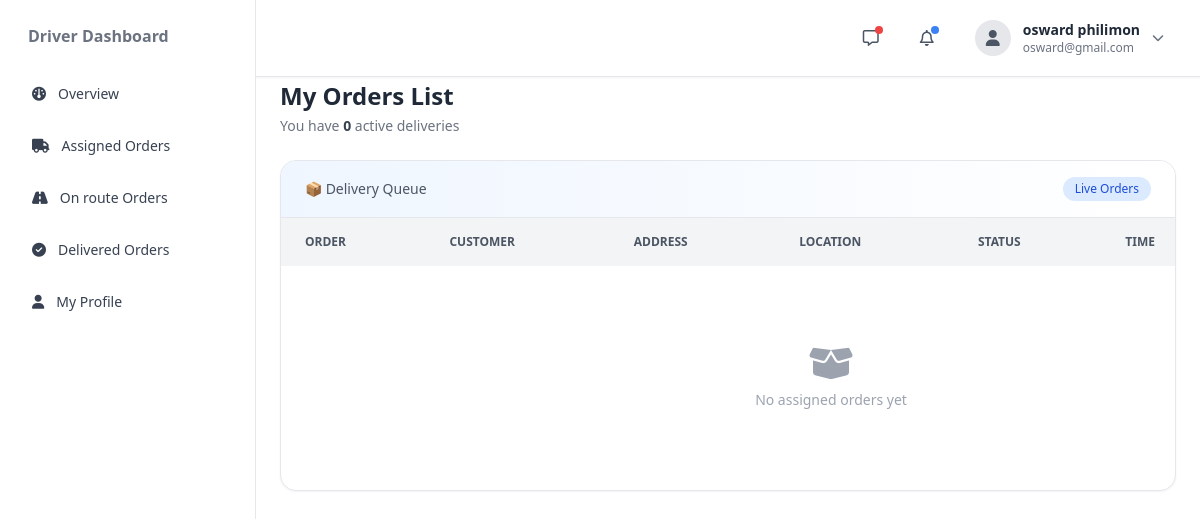
Screenshot of /orders/driver/orders/on-route/ (signed in) with the database file from the repository.
### accounts/models.py (models this page shows)
class User(AbstractUser):
    username = None
    email = models.EmailField(unique=True)
    first_name = models.CharField(max_length=150)
    last_name = models.CharField(max_length=150)
    phone = models.CharField(max_length=20, blank=True, null=True)
    ROLE_CHOICES = (
        ('ADMIN', 'Admin'),
        ('CUSTOMER', 'Customer'),
        ('DRIVER', 'Driver'),
    )
    role = models.CharField(
        max_length=20,
        choices=ROLE_CHOICES,
        default='CUSTOMER'
    )
    license_number = models.CharField(max_length=100, blank=True, null=True)
    vehicle_number = models.CharField(max_length=100, blank=True, null=True)
    vehicle_name = models.CharField(
            max_length=150,
            blank=True,
            null=True
        )
    VEHICLE_TYPES = (
        ("TRUCK", "Truck"),
        ("PICKUP", "Pickup"),
        ("TRAILER", "Trailer"),
        ("VAN", "Van"),
        ("MOTORCYCLE", "Motorcycle"),
    )
    vehicle_type = models.CharField(
        max_length=30,
        choices=VEHICLE_TYPES,
        blank=True,
        null=True
    )
    vehicle_model = models.CharField(
        max_length=100,
        blank=True,
        null=True
    )
    vehicle_color = models.CharField(
        max_length=50,
        blank=True,
        null=True
    )
    vehicle_capacity = models.CharField(
        max_length=50,
        blank=True,
        null=True,
        help_text="Example: 5 Tons"
    )
    address = models.TextField(
        blank=True,
        null=True
    )
    is_available = models.BooleanField(default=True)
    is_verified = models.BooleanField(default=False)
    created_at = models.DateTimeField(auto_now_add=True)
    USERNAME_FIELD = 'email'
    REQUIRED_FIELDS = ['first_name', 'last_name']
    objects = CustomUserManager()

### orders/views.py (the view)
# urls.py: path("driver/orders/on-route/", views.driver_on_route_orders, name="driver_on_route_orders"),
@login_required
def driver_on_route_orders(request):
    orders = Order.objects.filter(
        driver=request.user,
        status="ON_ROUTE"
    ).order_by("-created_at")
    return render(request, "driver/assigned_orders.html", {
        "orders": orders
    })

### templates/driver/assigned_orders.html (shortened to what this page needs)
{% extends 'driver/base.html' %}
{% load humanize %}
{% block content %}
{% include 'driver/nav.html' %}
{% include 'driver/sidebar.html' %}
<div class="sm:ml-64 min-h-screen pt-20 px-6 pb-10 ">
    <div class="flex flex-col md:flex-row md:items-center md:justify-between gap-4 mb-6">
        <div>
            <h1 class="text-2xl font-bold text-gray-800">
                My Orders List
            </h1>
            <p class="text-sm text-gray-500 mt-1">
                You have <span class="font-semibold text-gray-700">{{ orders|length }}</span> active deliveries
            </p>
        </div>
    </div>
    <div class="bg-white rounded-2xl shadow-sm border border-gray-200 overflow-hidden">
        <div class="px-6 py-4 bg-gradient-to-r from-blue-50 to-white border-b flex justify-between items-center">
            <p class="text-sm text-gray-600">
                📦 Delivery Queue
            </p>
            <span class="text-xs bg-blue-100 text-blue-700 px-3 py-1 rounded-full">
                Live Orders
            </span>
        </div>
        <div class="overflow-x-auto max-h-[650px]">
            <table class="min-w-[1100px] w-full text-sm">
                <thead class="bg-gray-100 text-gray-600 text-xs uppercase sticky top-0 z-10">
                    <tr>
                        <th class="px-6 py-4 text-left">Order</th>
                        <th class="px-6 py-4 text-left">Customer</th>
                        <th class="px-6 py-4 text-left">Address</th>
                        <th class="px-6 py-4 text-left">Location</th>
                        <th class="px-6 py-4 text-left">Status</th>
                        <th class="px-6 py-4 text-left">Time</th>
                    </tr>
                </thead>
                <tbody class="divide-y divide-gray-100">
                {% for o in orders %}
                    <tr class="hover:bg-gray-50 transition-all duration-200">
                        <td class="px-6 py-4">
                            <span class="px-3 py-1 text-xs font-semibold bg-gray-100 text-gray-700 rounded-full">
                                #{{ o.id }}
                            </span>
                        </td>
                        <td class="px-6 py-4 font-medium text-gray-800">
                            {{ o.customer.first_name }} {{ o.customer.last_name }}
                        </td>
                        <td class="px-6 py-4 text-gray-600">
                            <div class="max-w-[220px] truncate">
                                {{ o.delivery_address }}
                            </div>
                        </td>
                        <td class="px-6 py-4 text-gray-500">
                            {{ o.location|default:"Not set" }}
                        </td>
                        <td class="px-6 py-4">
                            {% if o.status == 'ASSIGNED' %}
                                <span class="px-3 py-1 text-xs rounded-full bg-gray-900 text-white font-medium">
                                    Assigned
                                </span>
                            {% elif o.status == 'ON_ROUTE' %}
                                <span class="px-3 py-1 text-xs rounded-full bg-blue-800 text-white font-medium">
                                    On Route
                                </span>
                            {% elif o.status == 'DELIVERED' %}
                                <span class="px-3 py-1 text-xs rounded-full bg-green-800 text-white font-medium">
                                    Delivered
                                </span>
                            {% endif %}
                        </td>
                        <td class="px-6 py-4 text-gray-500 text-sm">
                            {{ o.created_at|date:"M d, H:i" }}
                        </td>
                        <td class="px-6 py-4 text-center">
                            <a href="{% url 'driver_order_detail' o.id %}"
                               class="inline-flex items-center gap-2 px-4 py-2 text-sm
                                      bg-gray-900 text-white rounded-xl
                                      hover:bg-gray-800 transition shadow-sm">
                                <i class="fa fa-eye"></i>
                                View
                            </a>
                        </td>
                    </tr>
                {% empty %}
                    <tr>
                        <td colspan="7" class="text-center py-20">
                            <div class="flex flex-col items-center text-gray-400">
                                <i class="fa fa-box-open text-4xl mb-2"></i>
                                No assigned orders yet
                            </div>
                        </td>
                    </tr>
                {% endfor %}
                </tbody>
            </table>
        </div>
    </div>
</div>
{% endblock %}

### templates/driver/nav.html (shortened to what this page needs)
<link rel="stylesheet" href="https://cdnjs.cloudflare.com/ajax/libs/font-awesome/6.5.0/css/all.min.css">
<nav class="fixed top-0 z-50 w-full bg-white border-b border-gray-200 shadow-sm dark:bg-gray-900 dark:border-gray-700">
  <div class="px-4 py-3 lg:px-6">
    <div class="flex items-center justify-between">
      <div class="flex items-center gap-4">
       <button id="sidebarToggle"
    class="w-10 h-10 flex items-center justify-center rounded-lg hover:bg-gray-100 dark:hover:bg-gray-800">
</button>
      </div>
      <div class="flex items-center gap-4">
        <button class="relative w-10 h-10 flex items-center justify-center rounded-lg hover:bg-gray-100 dark:hover:bg-gray-800">
          <i class="fa-regular fa-message text-gray-600 dark:text-gray-300"></i>
          <span class="absolute top-2 right-2 w-2 h-2 bg-red-500 rounded-full"></span>
        </button>
        <button class="relative w-10 h-10 flex items-center justify-center rounded-lg hover:bg-gray-100 dark:hover:bg-gray-800">
          <i class="fa-regular fa-bell text-gray-600 dark:text-gray-300"></i>
          <span class="absolute top-2 right-2 w-2 h-2 bg-blue-500 rounded-full"></span>
        </button>
        <div class="relative">
          <button id="userDropdownBtn"
            class="flex items-center gap-3 px-3 py-2 rounded-lg hover:bg-gray-100 dark:hover:bg-gray-800">
            <div class="w-9 h-9 flex items-center justify-center rounded-full bg-gray-200 dark:bg-gray-700">
              <i class="fa-solid fa-user text-gray-600 dark:text-gray-300"></i>
            </div>
            <div class="hidden md:block text-left">
              <h2 class="text-sm font-semibold text-gray-800 dark:text-white">
                {{ request.user.first_name }} {{ request.user.last_name }}
              </h2>
              <p class="text-xs text-gray-500 dark:text-gray-400">
                {{ request.user.email }}
              </p>
            </div>
            <i class="fa-solid fa-chevron-down text-xs text-gray-500"></i>
          </button>
        </div>
      </div>
    </div>
  </div>
</nav>

### rows the page displays
User: user.first_name "osward", user.last_name "philimon", user.email "osward@gmail.com"

### other values shown
{{ orders|length }} "0"
